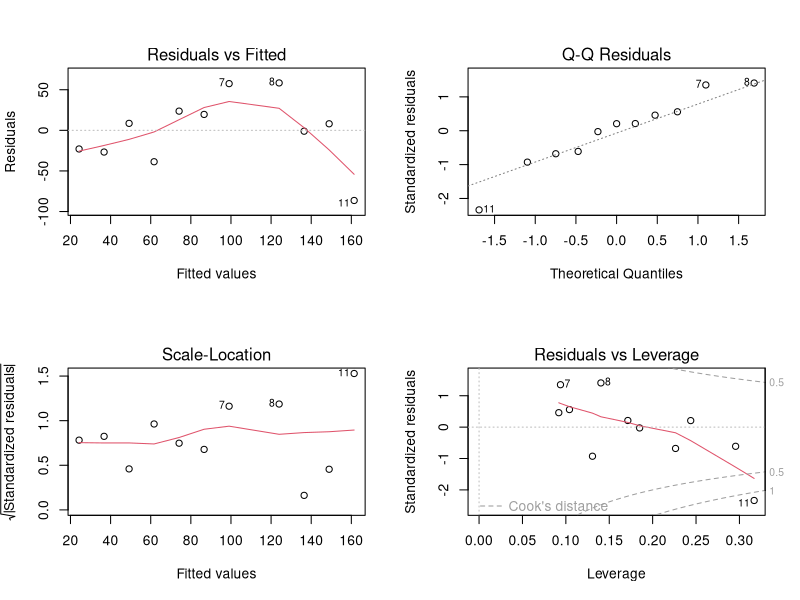
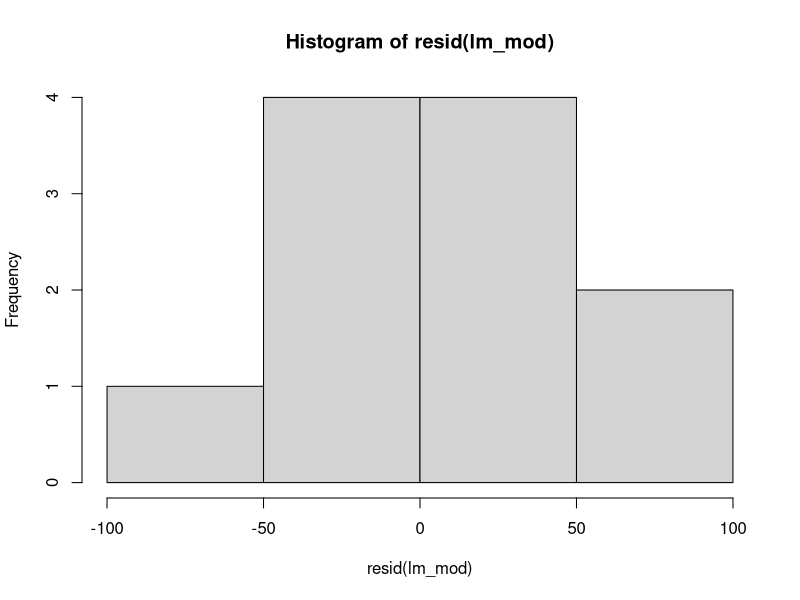
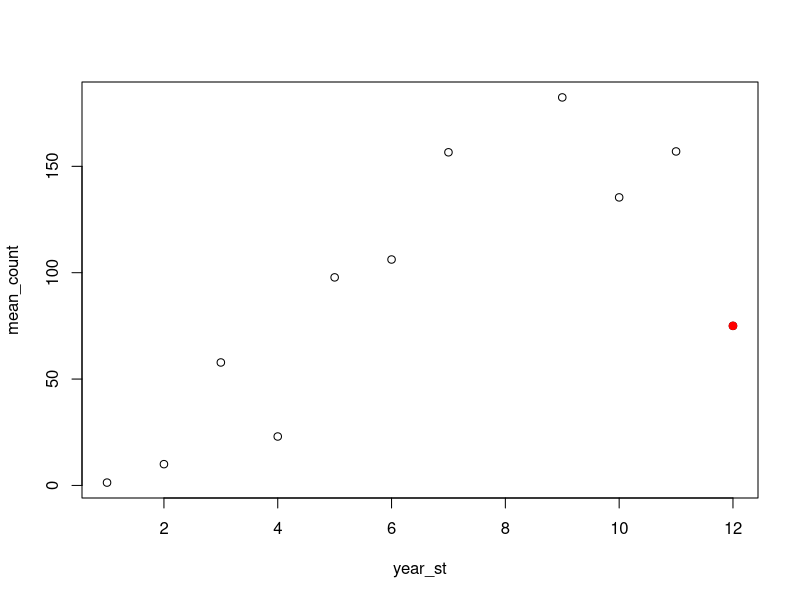
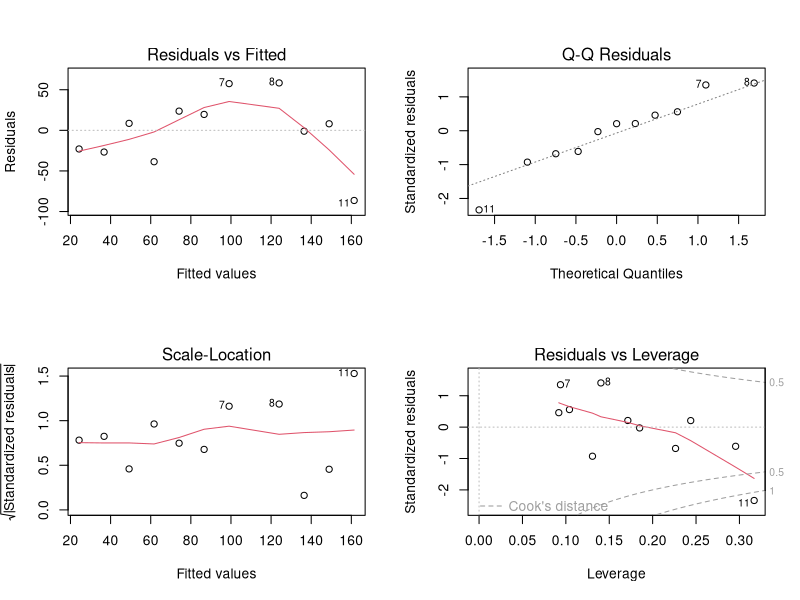
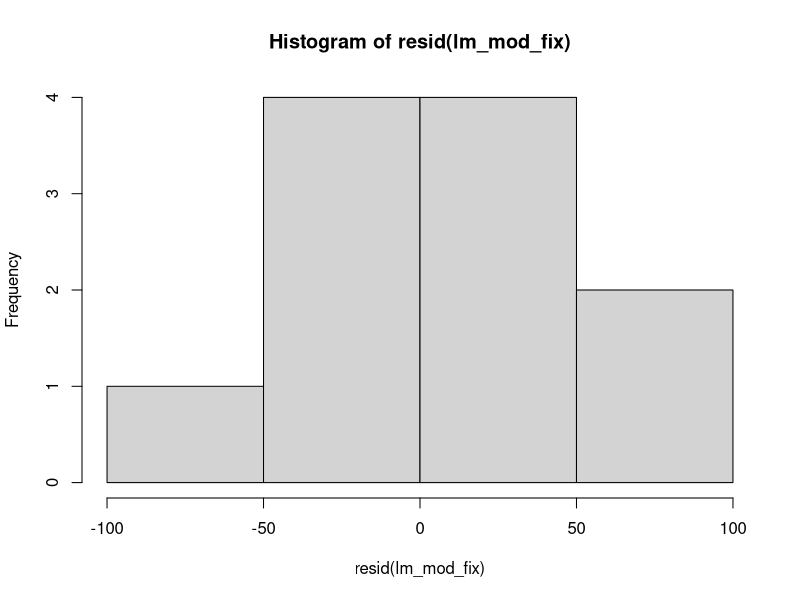
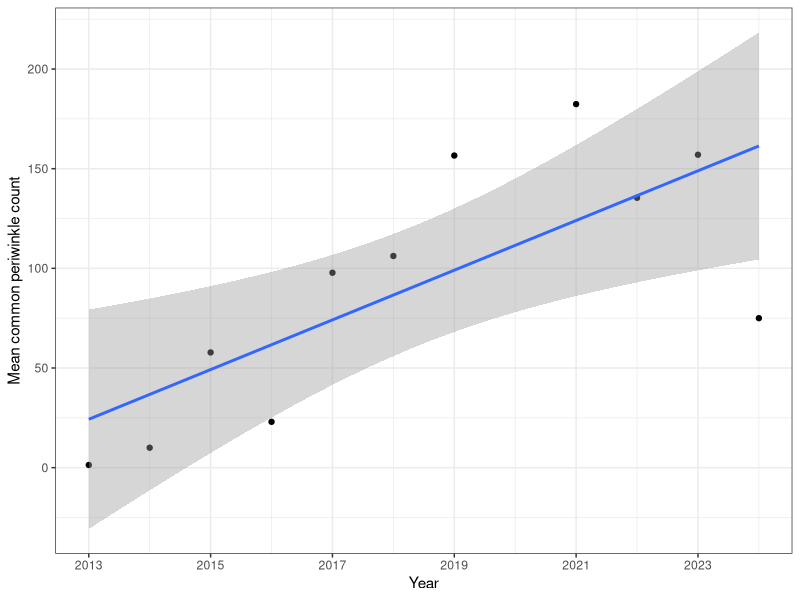
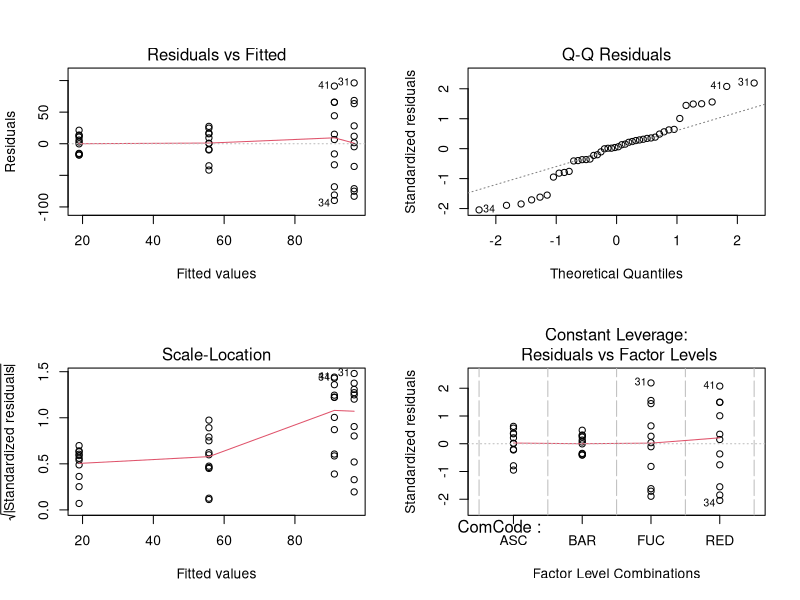
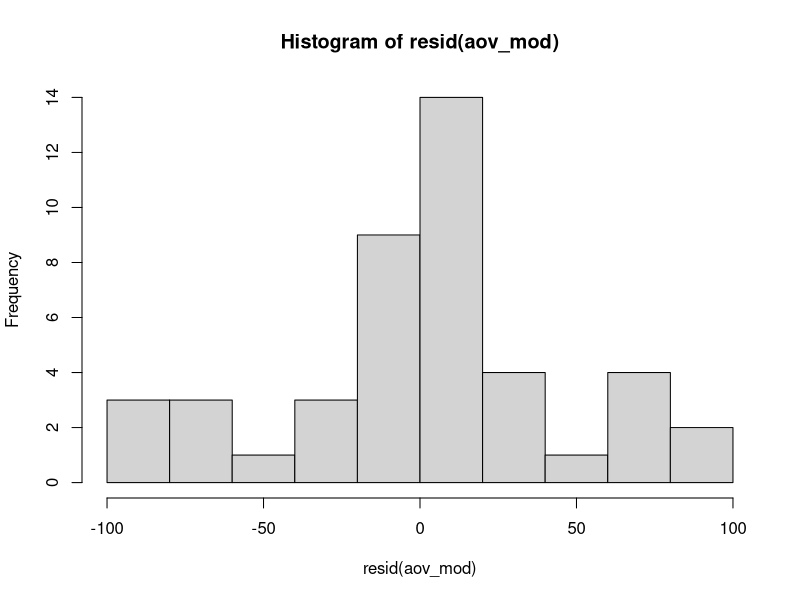

R code for these plots, in order:
## ---- chunk 1
library(dplyr)
library(ggplot2)
# install.packages('car') # uncomment and run if you don't have this package installed
library(car) # for levene's test

# import data
motinv <- read.csv("./data/BASHAR_motile_invert_counts.csv")
head(motinv)
## ---- chunk 2
# prep data for analysis
motinv_final <- motinv |> 
  mutate(Damage = as.numeric(replace(Damage, Damage == "PM", NA)), # Fix Damage PM
         SitePlot = paste(SiteCode, PlotName, sep = "-"), # create new SitePlot column
         Date = as.Date(StartDate, format = "%m/%d/%Y"), # create new Date column
         No.Damage_fix = replace(No.Damage, No.Damage == 1960, 196), 
         total_count = Damage + No.Damage,
         total_count_fix = Damage + No.Damage_fix, # fix error in No.Damage 
         year_st = Year - 2012) |> # set start year to 1 instead of 2013 for better interpretation 
  filter(QAQC == FALSE) |> # drop QAQC visits
  arrange(SitePlot, Year, ScientificName) # optional sorting the data

# summarize counts, so 1 count per year, species and community type
motinv_sum <- motinv_final |> summarize(mean_count = mean(total_count, na.rm = TRUE),
                                        mean_count_fix = mean(total_count_fix, na.rm = T),
                                        .by = c(SiteCode, year_st, CommunityType, SpeciesCode))

# prep for linear regression
motinv_reg <- motinv_sum |> filter(SpeciesCode == "LITLIT" & CommunityType == "Red Algae") 
head(motinv_reg)

# prep for analysis of variance
motinv_aov <- motinv_sum |> filter(SpeciesCode == "LITLIT") |> 
  mutate(ComCode = toupper(substr(CommunityType, 1, 3))) # create community code for easier plotting
head(motinv_aov)
## ---- chunk 3
lm_mod <- lm(mean_count ~ year_st, data = motinv_reg)
## ---- chunk 4
par(mfrow = c(2,2)) # makes diagnostic plots 2 x 2 grid 
plot(lm_mod)
par(mfrow = c(1,1)) # resets to 1 plot 
## ---- chunk 5
hist(resid(lm_mod))
## ---- chunk 6
# detect outliers as > 2 SD of residuals
outliers <- which(abs(resid(lm_mod)) > 2 * sd(resid(lm_mod)))

# Highlight the outliers in a scatterplot
plot(mean_count ~ year_st, data = motinv_reg)
points(motinv_reg$year_st[outliers], motinv_reg$mean_count[outliers], col = "red", pch = 19)
## ---- chunk 7
lm_mod_fix <- lm(mean_count_fix ~ year_st, data = motinv_reg)
## ---- chunk 8
par(mfrow = c(2,2)) # makes diagnostic plots 2 x 2 grid 
plot(lm_mod_fix)
par(mfrow = c(1,1)) # resets to 1 plot 
## ---- chunk 9
hist(resid(lm_mod_fix))
## ---- chunk 10
summary(lm_mod_fix) 
## ---- chunk 11
ggplot(data = motinv_reg, aes(x = year_st, y = mean_count_fix)) +
  geom_point() +
  geom_smooth(method = 'lm') +
  scale_x_continuous(breaks = seq(1, 13, 2),
                     labels = seq(1, 13, 2) + 2012) +
  labs(x = "Year", y = "Mean common periwinkle count") +
  theme_bw()

## ---- chunk 12
aov_mod <- aov(mean_count_fix ~ ComCode, data = motinv_aov)
## ---- chunk 13
par(mfrow = c(2,2)) # makes diagnostic plots 2 x 2 grid 
plot(aov_mod)
par(mfrow = c(1,1)) # resets to 1 plot 
## ---- chunk 14
hist(resid(aov_mod))
## ---- chunk 15
library(car)
leveneTest(aov_mod)
## ---- chunk 16
shapiro.test(rstandard(aov_mod)) 
## ---- chunk 17
summary(aov_mod) 
## ---- chunk 18
TukeyHSD(aov_mod, conf.level = 0.95)
## ---- chunk 19
plot(TukeyHSD(aov_mod, conf.level = 0.95), las = 2)
## ---- chunk 20
# reorder community by elevation
motinv_aov$ComCode_fac <- factor(motinv_aov$ComCode, levels = c("BAR", "ASC", "FUC", "RED"))

ggplot(data = motinv_aov, aes(x = ComCode_fac, y = mean_count_fix)) +
  stat_summary(geom = 'bar', fun.data = mean_se, fill = 'grey', color = 'dimgrey') +
  stat_summary(geom = 'errorbar', fun.data = mean_se, color = 'dimgrey', width = 0.3) +
  labs(x = "Community Type", y = "Mean common periwinkle count") +
  geom_text(aes(x = 1, y = 30, label = "AB"), size = 5) +
  geom_text(aes(x = 2, y = 70, label = "A"), size = 5) +
  geom_text(aes(x = 3, y = 125, label = "B"), size = 5) +
  geom_text(aes(x = 4, y = 118, label = "B"), size = 5) +
  theme_bw()
